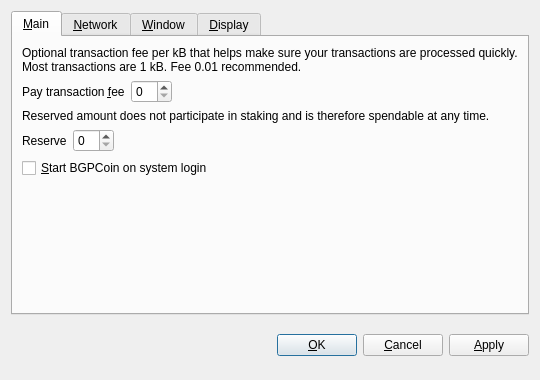
<?xml version="1.0" encoding="UTF-8"?>
<ui version="4.0">
 <class>OptionsDialog</class>
 <widget class="QDialog" name="OptionsDialog">
  <property name="geometry">
   <rect>
    <x>0</x>
    <y>0</y>
    <width>540</width>
    <height>380</height>
   </rect>
  </property>
  <property name="windowTitle">
   <string>Options</string>
  </property>
  <property name="modal">
   <bool>true</bool>
  </property>
  <layout class="QVBoxLayout" name="verticalLayout">
   <item>
    <widget class="QTabWidget" name="tabWidget">
     <property name="tabPosition">
      <enum>QTabWidget::North</enum>
     </property>
     <property name="currentIndex">
      <number>0</number>
     </property>
     <widget class="QWidget" name="tabMain">
      <attribute name="title">
       <string>&amp;Main</string>
      </attribute>
      <layout class="QVBoxLayout" name="verticalLayout_Main">
       <item>
        <widget class="QLabel" name="transactionFeeInfoLabel">
         <property name="text">
          <string>Optional transaction fee per kB that helps make sure your transactions are processed quickly. Most transactions are 1 kB. Fee 0.01 recommended.</string>
         </property>
         <property name="textFormat">
          <enum>Qt::PlainText</enum>
         </property>
         <property name="wordWrap">
          <bool>true</bool>
         </property>
        </widget>
       </item>
       <item>
        <layout class="QHBoxLayout" name="horizontalLayoutFee">
         <item>
          <widget class="QLabel" name="transactionFeeLabel">
           <property name="text">
            <string>Pay transaction &amp;fee</string>
           </property>
           <property name="textFormat">
            <enum>Qt::PlainText</enum>
           </property>
           <property name="buddy">
            <cstring>transactionFee</cstring>
           </property>
          </widget>
         </item>
         <item>
          <widget class="BitcoinAmountField" name="transactionFee"/>
         </item>
         <item>
          <spacer name="horizontalSpacerFee">
           <property name="orientation">
            <enum>Qt::Horizontal</enum>
           </property>
           <property name="sizeHint" stdset="0">
            <size>
             <width>40</width>
             <height>20</height>
            </size>
           </property>
          </spacer>
         </item>
        </layout>
       </item>
       <item>
        <widget class="QLabel" name="reserveBalanceInfoLabel">
         <property name="text">
          <string>Reserved amount does not participate in staking and is therefore spendable at any time.</string>
         </property>
         <property name="textFormat">
          <enum>Qt::PlainText</enum>
         </property>
         <property name="wordWrap">
          <bool>true</bool>
         </property>
        </widget>
       </item>
       <item>
        <layout class="QHBoxLayout" name="horizontalLayoutReserveBalance">
         <item>
          <widget class="QLabel" name="reserveBalanceLabel">
           <property name="text">
            <string>Reserve</string>
           </property>
           <property name="textFormat">
            <enum>Qt::PlainText</enum>
           </property>
           <property name="buddy">
            <cstring>reserveBalance</cstring>
           </property>
          </widget>
         </item>
         <item>
          <widget class="BitcoinAmountField" name="reserveBalance"/>
         </item>
         <item>
          <spacer name="horizontalSpacerReserveBalance">
           <property name="orientation">
            <enum>Qt::Horizontal</enum>
           </property>
           <property name="sizeHint" stdset="0">
            <size>
             <width>40</width>
             <height>20</height>
            </size>
           </property>
          </spacer>
         </item>
        </layout>
       </item>
       <item>
        <widget class="QCheckBox" name="bitcoinAtStartup">
         <property name="toolTip">
          <string>Automatically start BGPCoin after logging in to the system.</string>
         </property>
         <property name="text">
          <string>&amp;Start BGPCoin on system login</string>
         </property>
        </widget>
       </item>
       <item>
        <spacer name="verticalSpacer_Main">
         <property name="orientation">
          <enum>Qt::Vertical</enum>
         </property>
         <property name="sizeHint" stdset="0">
          <size>
           <width>20</width>
           <height>40</height>
          </size>
         </property>
        </spacer>
       </item>
      </layout>
     </widget>
     <widget class="QWidget" name="tabNetwork">
      <attribute name="title">
       <string>&amp;Network</string>
      </attribute>
      <layout class="QVBoxLayout" name="verticalLayout_Network">
       <item>
        <widget class="QCheckBox" name="mapPortUpnp">
         <property name="toolTip">
          <string>Automatically open the BGPCoin client port on the router. This only works when your router supports UPnP and it is enabled.</string>
         </property>
         <property name="text">
          <string>Map port using &amp;UPnP</string>
         </property>
        </widget>
       </item>
       <item>
        <widget class="QCheckBox" name="connectSocks">
         <property name="toolTip">
          <string>Connect to the BGPCoin network through a SOCKS proxy (e.g. when connecting through Tor).</string>
         </property>
         <property name="text">
          <string>&amp;Connect through SOCKS proxy:</string>
         </property>
        </widget>
       </item>
       <item>
        <layout class="QHBoxLayout" name="horizontalLayout_Network">
         <item>
          <widget class="QLabel" name="proxyIpLabel">
           <property name="text">
            <string>Proxy &amp;IP:</string>
           </property>
           <property name="textFormat">
            <enum>Qt::PlainText</enum>
           </property>
           <property name="buddy">
            <cstring>proxyIp</cstring>
           </property>
          </widget>
         </item>
         <item>
          <widget class="QValidatedLineEdit" name="proxyIp">
           <property name="maximumSize">
            <size>
             <width>140</width>
             <height>16777215</height>
            </size>
           </property>
           <property name="toolTip">
            <string>IP address of the proxy (e.g. 127.0.0.1)</string>
           </property>
          </widget>
         </item>
         <item>
          <widget class="QLabel" name="proxyPortLabel">
           <property name="text">
            <string>&amp;Port:</string>
           </property>
           <property name="textFormat">
            <enum>Qt::PlainText</enum>
           </property>
           <property name="buddy">
            <cstring>proxyPort</cstring>
           </property>
          </widget>
         </item>
         <item>
          <widget class="QLineEdit" name="proxyPort">
           <property name="maximumSize">
            <size>
             <width>55</width>
             <height>16777215</height>
            </size>
           </property>
           <property name="toolTip">
            <string>Port of the proxy (e.g. 9050)</string>
           </property>
          </widget>
         </item>
         <item>
          <widget class="QLabel" name="socksVersionLabel">
           <property name="text">
            <string>SOCKS &amp;Version:</string>
           </property>
           <property name="textFormat">
            <enum>Qt::PlainText</enum>
           </property>
           <property name="buddy">
            <cstring>socksVersion</cstring>
           </property>
          </widget>
         </item>
         <item>
          <widget class="QValueComboBox" name="socksVersion">
           <property name="toolTip">
            <string>SOCKS version of the proxy (e.g. 5)</string>
           </property>
          </widget>
         </item>
         <item>
          <spacer name="horizontalSpacer_Network">
           <property name="orientation">
            <enum>Qt::Horizontal</enum>
           </property>
           <property name="sizeHint" stdset="0">
            <size>
             <width>40</width>
             <height>20</height>
            </size>
           </property>
          </spacer>
         </item>
        </layout>
       </item>
       <item>
        <spacer name="verticalSpacer_Network">
         <property name="orientation">
          <enum>Qt::Vertical</enum>
         </property>
         <property name="sizeHint" stdset="0">
          <size>
           <width>20</width>
           <height>40</height>
          </size>
         </property>
        </spacer>
       </item>
      </layout>
     </widget>
     <widget class="QWidget" name="tabWindow">
      <attribute name="title">
       <string>&amp;Window</string>
      </attribute>
      <layout class="QVBoxLayout" name="verticalLayout_Window">
       <item>
        <widget class="QCheckBox" name="minimizeToTray">
         <property name="toolTip">
          <string>Show only a tray icon after minimizing the window.</string>
         </property>
         <property name="text">
          <string>&amp;Minimize to the tray instead of the taskbar</string>
         </property>
        </widget>
       </item>
       <item>
        <widget class="QCheckBox" name="minimizeOnClose">
         <property name="toolTip">
          <string>Minimize instead of exit the application when the window is closed. When this option is enabled, the application will be closed only after selecting Quit in the menu.</string>
         </property>
         <property name="text">
          <string>M&amp;inimize on close</string>
         </property>
        </widget>
       </item>
       <item>
        <spacer name="verticalSpacer_Window">
         <property name="orientation">
          <enum>Qt::Vertical</enum>
         </property>
         <property name="sizeHint" stdset="0">
          <size>
           <width>20</width>
           <height>40</height>
          </size>
         </property>
        </spacer>
       </item>
      </layout>
     </widget>
     <widget class="QWidget" name="tabDisplay">
      <attribute name="title">
       <string>&amp;Display</string>
      </attribute>
      <layout class="QVBoxLayout" name="verticalLayout_Display">
       <item>
        <layout class="QHBoxLayout" name="horizontalLayout_1_Display">
         <item>
          <widget class="QLabel" name="langLabel">
           <property name="text">
            <string>User Interface &amp;language:</string>
           </property>
           <property name="textFormat">
            <enum>Qt::PlainText</enum>
           </property>
           <property name="buddy">
            <cstring>lang</cstring>
           </property>
          </widget>
         </item>
         <item>
          <widget class="QValueComboBox" name="lang">
           <property name="toolTip">
            <string>The user interface language can be set here. This setting will take effect after restarting BGPCoin.</string>
           </property>
          </widget>
         </item>
        </layout>
       </item>
       <item>
        <layout class="QHBoxLayout" name="horizontalLayout_2_Display">
         <item>
          <widget class="QLabel" name="unitLabel">
           <property name="text">
            <string>&amp;Unit to show amounts in:</string>
           </property>
           <property name="textFormat">
            <enum>Qt::PlainText</enum>
           </property>
           <property name="buddy">
            <cstring>unit</cstring>
           </property>
          </widget>
         </item>
         <item>
          <widget class="QValueComboBox" name="unit">
           <property name="toolTip">
            <string>Choose the default subdivision unit to show in the interface and when sending coins.</string>
           </property>
          </widget>
         </item>
        </layout>
       </item>
       <item>
        <widget class="QCheckBox" name="displayAddresses">
         <property name="toolTip">
          <string>Whether to show BGPCoin addresses in the transaction list or not.</string>
         </property>
         <property name="text">
          <string>&amp;Display addresses in transaction list</string>
         </property>
        </widget>
       </item>
       <item>
        <widget class="QCheckBox" name="coinControlFeatures">
         <property name="toolTip">
          <string>Whether to show coin control features or not.</string>
         </property>
         <property name="text">
          <string>Display coin &amp;control features (experts only!)</string>
         </property>
        </widget>
       </item>
       <item>
        <spacer name="verticalSpacer_Display">
         <property name="orientation">
          <enum>Qt::Vertical</enum>
         </property>
         <property name="sizeHint" stdset="0">
          <size>
           <width>20</width>
           <height>40</height>
          </size>
         </property>
        </spacer>
       </item>
      </layout>
     </widget>
    </widget>
   </item>
   <item>
    <layout class="QHBoxLayout" name="horizontalLayout_Buttons">
     <item>
      <spacer name="horizontalSpacer_1">
       <property name="orientation">
        <enum>Qt::Horizontal</enum>
       </property>
       <property name="sizeHint" stdset="0">
        <size>
         <width>40</width>
         <height>48</height>
        </size>
       </property>
      </spacer>
     </item>
     <item>
      <widget class="QLabel" name="statusLabel">
       <property name="font">
        <font>
         <weight>75</weight>
         <bold>true</bold>
        </font>
       </property>
       <property name="text">
        <string/>
       </property>
       <property name="textFormat">
        <enum>Qt::PlainText</enum>
       </property>
       <property name="wordWrap">
        <bool>true</bool>
       </property>
      </widget>
     </item>
     <item>
      <spacer name="horizontalSpacer_2">
       <property name="orientation">
        <enum>Qt::Horizontal</enum>
       </property>
       <property name="sizeHint" stdset="0">
        <size>
         <width>40</width>
         <height>48</height>
        </size>
       </property>
      </spacer>
     </item>
     <item>
      <widget class="QPushButton" name="okButton">
       <property name="text">
        <string>&amp;OK</string>
       </property>
      </widget>
     </item>
     <item>
      <widget class="QPushButton" name="cancelButton">
       <property name="text">
        <string>&amp;Cancel</string>
       </property>
       <property name="autoDefault">
        <bool>false</bool>
       </property>
      </widget>
     </item>
     <item>
      <widget class="QPushButton" name="applyButton">
       <property name="text">
        <string>&amp;Apply</string>
       </property>
       <property name="autoDefault">
        <bool>false</bool>
       </property>
      </widget>
     </item>
    </layout>
   </item>
  </layout>
 </widget>
 <customwidgets>
  <customwidget>
   <class>BitcoinAmountField</class>
   <extends>QSpinBox</extends>
   <header>bitcoinamountfield.h</header>
  </customwidget>
  <customwidget>
   <class>QValueComboBox</class>
   <extends>QComboBox</extends>
   <header>qvaluecombobox.h</header>
  </customwidget>
  <customwidget>
   <class>QValidatedLineEdit</class>
   <extends>QLineEdit</extends>
   <header>qvalidatedlineedit.h</header>
  </customwidget>
 </customwidgets>
 <resources/>
 <connections/>
</ui>
